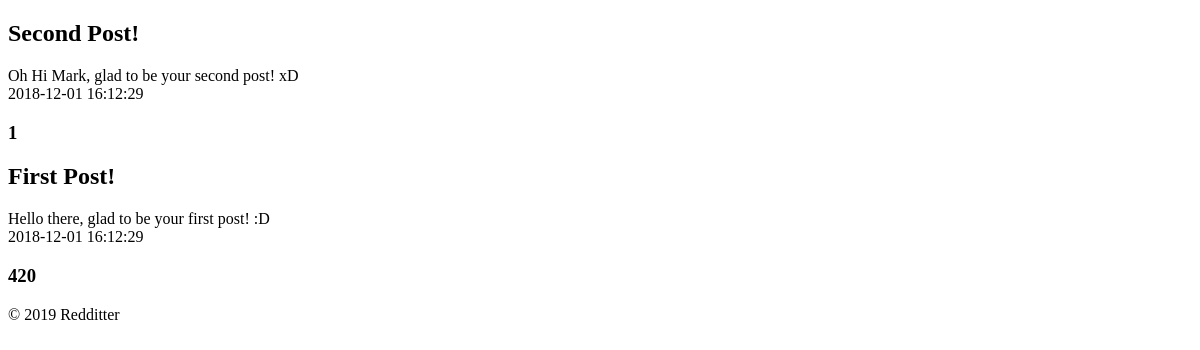
The app's page /pages/feed_page.php, older data.
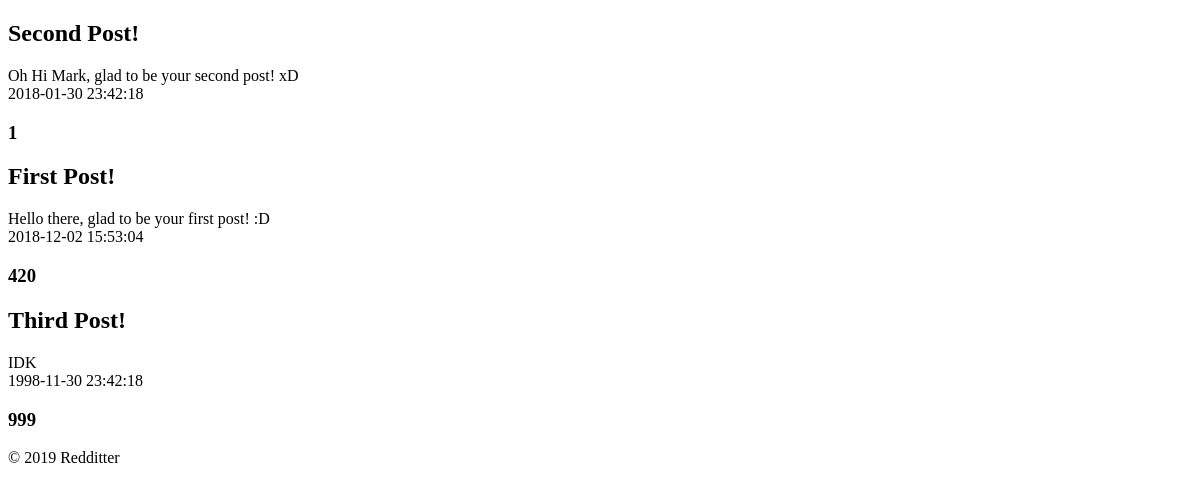
The same page, newer data.
### tables this page shows
CREATE TABLE Post (
    postID INTEGER PRIMARY KEY AUTOINCREMENT,
    userID VARCHAR REFERENCES User ON DELETE CASCADE,
    title VARCHAR NOT NULL,
    content VARCHAR NOT NULL,
    postDate DATE NOT NULL DEFAULT (datetime('now', 'localtime')),
    points INTEGER DEFAULT 0
);

### database/post.php (called while the page is built, shortened)
<?php
require_once($_SERVER['DOCUMENT_ROOT'].'/includes/init.php');
function getAllPosts($cat, $order) {
	global $dbh;
	try {
		switch($cat) {
			case "p":
				if($order == "a")
					$stmt = $dbh->prepare("SELECT * FROM Post ORDER BY points ASC");
				else if($order == "d")
					$stmt = $dbh->prepare("SELECT * FROM Post ORDER BY points DESC");
				break;
		}
		$stmt->execute();
		return $stmt->fetchAll();
	} catch(PDOException $e) {
		echo $e->getMessage();
		return null;
	}
}
?>

### templates/story_post.php (the view)
<article>
    <header>
        <h2><?=$post['title']?></h1>
    </header>
    <p>
        <?=$post['content']?> <br>
        <?=$post['postDate']?>
    </p>
    <h3>
        <?=$post['points']?>
    </h3>
</article>

### templates/common/header.php (shortened to what this page needs)
<!DOCTYPE html>
<html>
    <head>
        <link rel='stylesheet' href='/css/style.css'>
    </head>
    <body>

### pages/feed_page.php
<?php
    include_once($_SERVER['DOCUMENT_ROOT'].'/templates/common/header.php');
    include_once($_SERVER['DOCUMENT_ROOT'].'/database/post.php');
    $posts = getAllPosts("p", "a");
    foreach($posts as $post) {
		include($_SERVER['DOCUMENT_ROOT'].'/templates/story_post.php');
    }
    include_once($_SERVER['DOCUMENT_ROOT'].'/templates/common/footer.php');
?>

### templates/common/footer.php
        <footer>
            &copy; 2019 Redditter
        </footer>
    </body>
</html>

### css/style.css (style rules this page uses)
body { background-image: url('/img/background2.png'); background-attachment: fixed; }

Row changes from the older to the newer data that the page shows:
changed post "Second Post!": postDate "2018-12-01 16:12:29" → "2018-01-30 23:42:18"
changed post "First Post!": postDate "2018-12-01 16:12:29" → "2018-12-02 15:53:04"
added post: title "Third Post!", content "IDK", postDate "1998-11-30 23:42:18", points "999"
